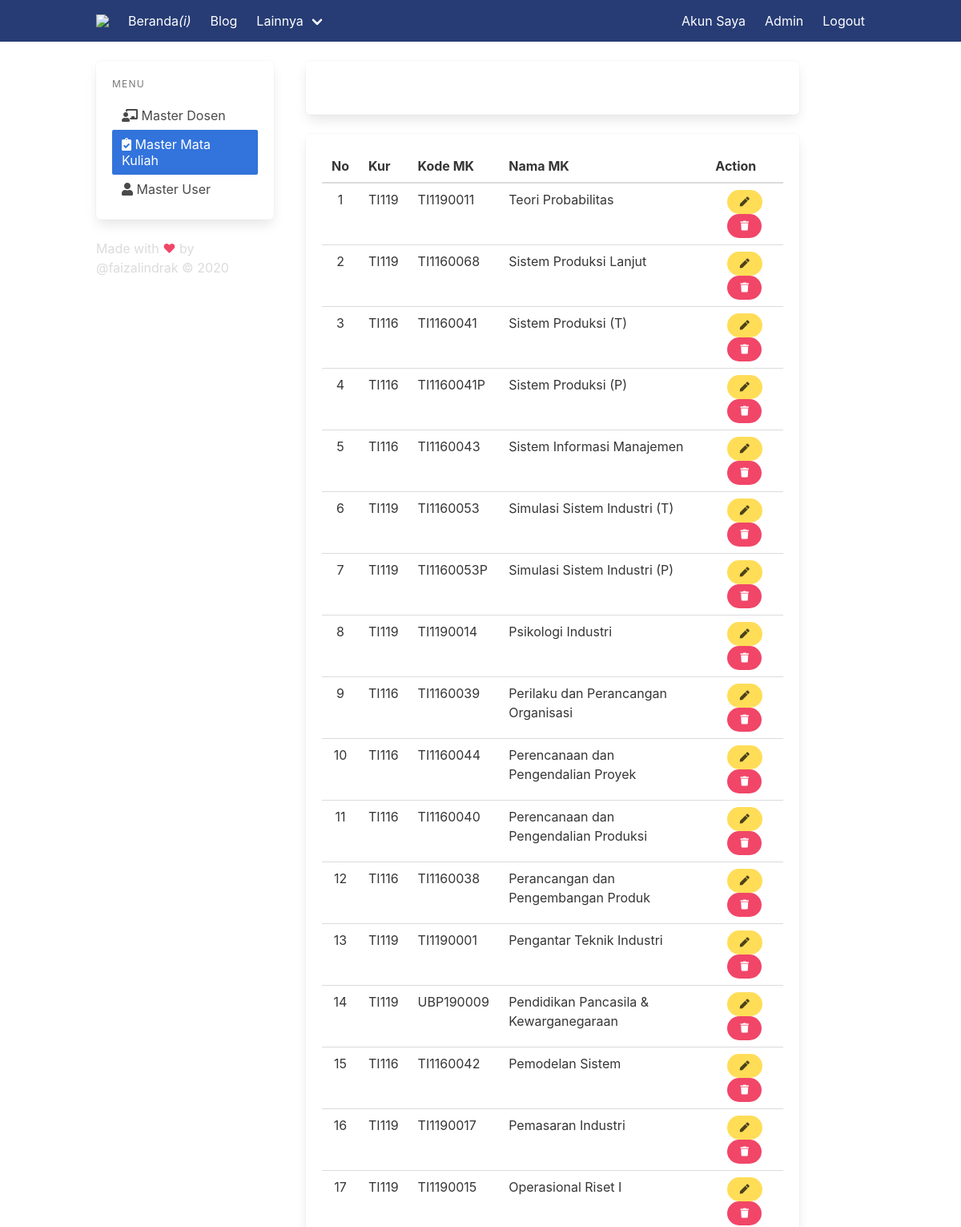
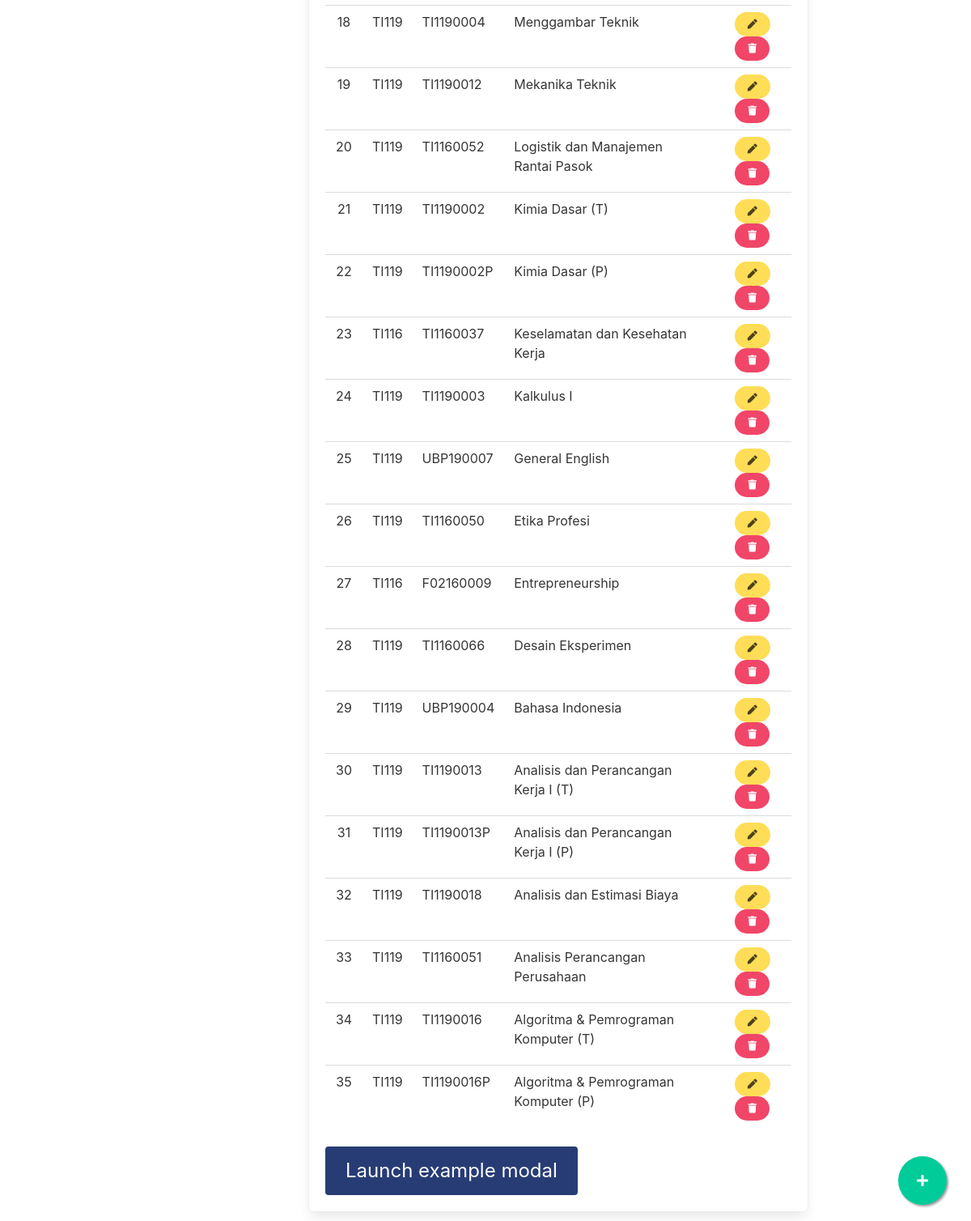
Screenshot of /admin/master/makul (signed in) with the database file from the repository (2 pictures, top to bottom).
### web/models.py (models this page shows, shortened)
class Makul(db.Model):
    makul_id = db.Column(db.Integer, primary_key=True)
    kode_mk = db.Column(db.String(20))
    kurikulum = db.Column(db.String(5))
    nama_mk = db.Column(db.String(100), nullable=False)
    sks = db.Column(db.Integer, nullable=False)
    semester = db.Column(db.Integer, nullable=False)
    jenis_mk = db.Column(db.String(5))
    jadwal_makul = db.relationship('Jadwal', backref='subject', lazy=True)
    tugas_makul = db.relationship('Tugas', backref='task', lazy=True)
    materi_makul = db.relationship('Materi', backref='docs', lazy=True)

### web/routes.py (the view)
@app.route('/admin/master/makul')
@login_required
def mastermakul():
    data_mk = Makul.query.order_by(desc(Makul.nama_mk)).all()
    return render_template('master-makul.html', title='Admin - Master Data Mata Kuliah', data_mk=data_mk)

### web/models.py (called while the page is built)
@login_manager.user_loader
def load_user(user_id):
    return User.query.filter_by(id=user_id).first()

### web/templates/master-makul.html (shortened to what this page needs)
{% extends "master-layout.html" %}
{% block content %}
<div class="box div-bg">
    <h1 class="title is-4 has-text-white">Master Data Mata Kuliah</h1>
</div>
<div class="box">
    <table class="table" id="mytable" width="100%" cellspacing="0">
        <thead>
            <tr>
                <th>No</th>
                <th>Kur</th>
                <th>Kode MK</th>
                <th>Nama MK</th>
                <th>Action</th>
            </tr>
        </thead>
        <tbody>
            {% for mk in data_mk %}
                <tr>
                    <td class="has-text-centered">{{loop.index}}</td>
                    <td>{{mk.kurikulum}}</td>
                    <td>{{mk.kode_mk}}</td>
                    <td>{{mk.nama_mk}}</td>
                    <td class="has-text-centered">
                        <a href="{{url_for('masterdosen')}}" class="button is-small is-warning is-rounded"><i class="fa fa-pen"></i></a>
                        <a href="{{url_for('masterdosen')}}" class="button is-small is-danger is-rounded"><i class="fa fa-trash"></i></a>
                    </td>
                </tr>
            {% endfor %}
        </tbody>
    </table>
    <button class="button is-primary is-large modal-button" data-target="modal" aria-haspopup="true">Launch example modal</button>
</div>
{% endblock %}
{% block sidebar %}
<a href="#" class="float" id="launchModal">
    <i class="fa fa-plus my-float"></i>
</a>
{% endblock %}

### rows the page displays
Makul: kurikulum "TI119", kode_mk "TI1190011", nama_mk "Teori Probabilitas"
Makul: kurikulum "TI119", kode_mk "TI1160068", nama_mk "Sistem Produksi Lanjut"
Makul: kurikulum "TI116", kode_mk "TI1160041", nama_mk "Sistem Produksi (T)"
Makul: kurikulum "TI116", kode_mk "TI1160041P", nama_mk "Sistem Produksi (P)"
Makul: kurikulum "TI116", kode_mk "TI1160043", nama_mk "Sistem Informasi Manajemen"
Makul: kurikulum "TI119", kode_mk "TI1160053", nama_mk "Simulasi Sistem Industri (T)"
Makul: kurikulum "TI119", kode_mk "TI1160053P", nama_mk "Simulasi Sistem Industri (P)"
Makul: kurikulum "TI119", kode_mk "TI1190014", nama_mk "Psikologi Industri"
Makul: kurikulum "TI116", kode_mk "TI1160039", nama_mk "Perilaku dan Perancangan Organisasi"
Makul: kurikulum "TI116", kode_mk "TI1160044", nama_mk "Perencanaan dan Pengendalian Proyek"
Makul: kurikulum "TI116", kode_mk "TI1160040", nama_mk "Perencanaan dan Pengendalian Produksi"
Makul: kurikulum "TI116", kode_mk "TI1160038", nama_mk "Perancangan dan Pengembangan Produk"
Makul: kurikulum "TI119", kode_mk "TI1190001", nama_mk "Pengantar Teknik Industri"
Makul: kurikulum "TI119", kode_mk "UBP190009", nama_mk "Pendidikan Pancasila & Kewarganegaraan"
Makul: kurikulum "TI116", kode_mk "TI1160042", nama_mk "Pemodelan Sistem"
Makul: kurikulum "TI119", kode_mk "TI1190017", nama_mk "Pemasaran Industri"
Makul: kurikulum "TI119", kode_mk "TI1190015", nama_mk "Operasional Riset I"
Makul: kurikulum "TI119", kode_mk "TI1190004", nama_mk "Menggambar Teknik"
Makul: kurikulum "TI119", kode_mk "TI1190012", nama_mk "Mekanika Teknik"
Makul: kurikulum "TI119", kode_mk "TI1160052", nama_mk "Logistik dan Manajemen Rantai Pasok"
Makul: kurikulum "TI119", kode_mk "TI1190002", nama_mk "Kimia Dasar (T)"
Makul: kurikulum "TI119", kode_mk "TI1190002P", nama_mk "Kimia Dasar (P)"
Makul: kurikulum "TI116", kode_mk "TI1160037", nama_mk "Keselamatan dan Kesehatan Kerja"
Makul: kurikulum "TI119", kode_mk "TI1190003", nama_mk "Kalkulus I"
Makul: kurikulum "TI119", kode_mk "UBP190007", nama_mk "General English"
Makul: kurikulum "TI119", kode_mk "TI1160050", nama_mk "Etika Profesi"
Makul: kurikulum "TI116", kode_mk "F02160009", nama_mk "Entrepreneurship"
Makul: kurikulum "TI119", kode_mk "TI1160066", nama_mk "Desain Eksperimen"
Makul: kurikulum "TI119", kode_mk "UBP190004", nama_mk "Bahasa Indonesia"
Makul: kurikulum "TI119", kode_mk "TI1190013", nama_mk "Analisis dan Perancangan Kerja I (T)"
Makul: kurikulum "TI119", kode_mk "TI1190013P", nama_mk "Analisis dan Perancangan Kerja I (P)"
Makul: kurikulum "TI119", kode_mk "TI1190018", nama_mk "Analisis dan Estimasi Biaya"
Makul: kurikulum "TI119", kode_mk "TI1160051", nama_mk "Analisis Perancangan Perusahaan"
Makul: kurikulum "TI119", kode_mk "TI1190016", nama_mk "Algoritma & Pemrograman Komputer (T)"
Makul: kurikulum "TI119", kode_mk "TI1190016P", nama_mk "Algoritma & Pemrograman Komputer (P)"
